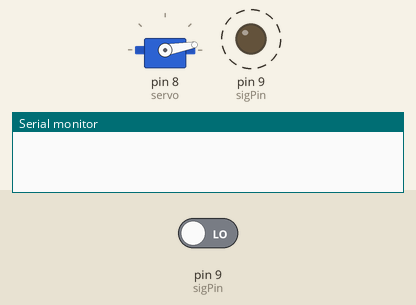
The sketch below on a simulated Arduino Uno, built with avr-gcc and run on an emulated ATmega328P. Parts: servo, output pins drawn as LEDs (lit = HIGH), the last lines printed to the serial monitor. Dashed ring = blinking. The test bench sets the inputs (shaded band); at power-on: pin 9 (sigPin) LOW.

Above: at 0.1 s.
At 38.3 s:
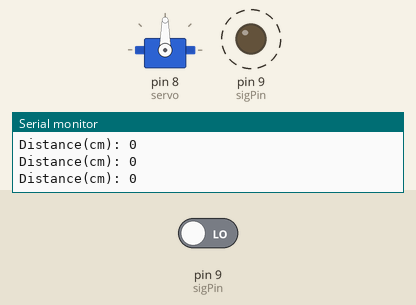
Timing chart, 0 to 39.8 s (numbered marks = the images above):
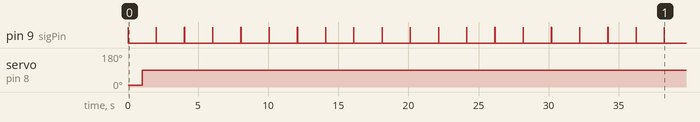

Measured:
- by itself, pin 9 (sigPin): alternates HIGH for 0.01 s and LOW for 2.0 s
- by itself, servo on pin 8 (servo): 10° → 90° at 1.0 s

The sketch:

Code3.ino
```cpp
#include<Servo.h>
Servo servo;
int angle=10;
const int sigPin=9;
long duration;
int distance;

void setup() {
  // put your setup code here, to run once:
Serial.begin(9600);
servo.attach(8);
servo.write(angle);
}

void loop()
{
  // put your main code here, to run repeatedly:
  pinMode(sigPin,OUTPUT);
  digitalWrite(sigPin,LOW);
  delay(2);
  digitalWrite(sigPin,HIGH);
  delay(10);
  digitalWrite(sigPin,LOW);
  pinMode(sigPin,INPUT);
  duration=pulseIn(sigPin,HIGH);
  distance=(duration*0.034)/2;
  Serial.print("Distance(cm): ");

  if(distance>=0&&distance<=25)
  {
    servo.write(90);
    delay(1);
  }
  else if(distance>25&&distance<=50)
  {
    servo.write(-90);
    delay(1);
  }
  Serial.println(distance);
  delay(1000);
}
```
